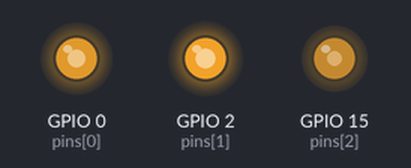
Recording of a program running on a simulated ESP32 board running MicroPython. On the bench: output pins drawn as LEDs (lit = HIGH). Random numbers come from a fixed seed.

Above: at 0.1 s.
At 5.1 s:
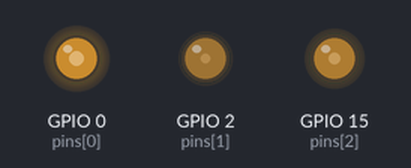
At 9.9 s:
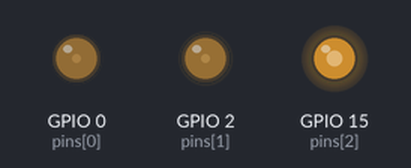
At 19.9 s:
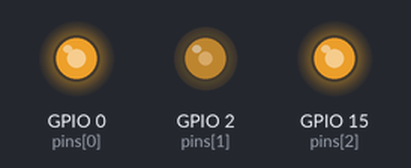
At 29.71 s:
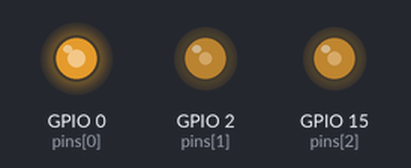
At 39.71 s:
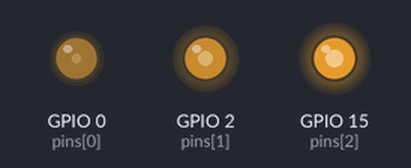
Timing chart, 0 to 40.0 s (numbered marks = the images above):
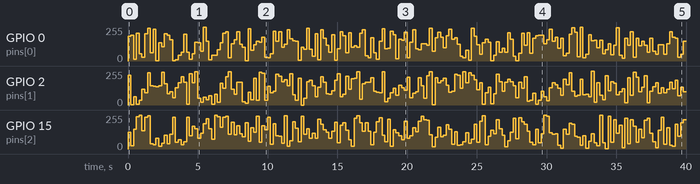

The program:

lesson_06_RGB.py
```python
# import Pin, PWM and Random function modules.
from machine import Pin, PWM
from random import randint
import time

#Configure ouput mode of GPIO0, GPIO2 and GPIO15 as PWM output and PWM frequency as 10000Hz.
pins = [0, 2, 15]

pwm0 = PWM(Pin(pins[0]),10000)
pwm1 = PWM(Pin(pins[1]),10000)
pwm2 = PWM(Pin(pins[2]),10000)

#define a function to set the color of RGBLED.
def setColor(r, g, b):
    pwm0.duty(1023-r)
    pwm1.duty(1023-g)
    pwm2.duty(1023-b)

try:
    while True:
        red   = randint(0, 1023)
        green = randint(0, 1023)
        blue  = randint(0, 1023)
        setColor(red, green, blue)
        time.sleep_ms(200)
except:
    pwm0.deinit()
    pwm1.deinit()
    pwm2.deinit()
```

Measured:
- by itself, GPIO 2 (pins[1]): 0/255 → 223/255 at 0.00 s, → 2/255 0.20 s later, → 61/255 0.20 s later, → 6/255 0.20 s later, … (200 changes in this stretch)
- by itself, GPIO 0 (pins[0]): 0/255 → 186/255 at 0.00 s, → 195/255 0.20 s later, → 14/255 0.20 s later, → 207/255 0.20 s later, … (198 changes in this stretch)
